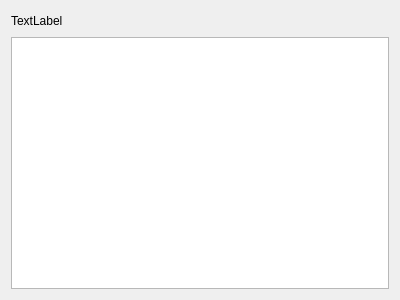
<?xml version="1.0" encoding="UTF-8"?>
<ui version="4.0">
 <class>DBMWOutPanel</class>
 <widget class="QWidget" name="DBMWOutPanel">
  <property name="geometry">
   <rect>
    <x>0</x>
    <y>0</y>
    <width>400</width>
    <height>300</height>
   </rect>
  </property>
  <property name="windowTitle">
   <string>DBMWOutPanel</string>
  </property>
  <layout class="QVBoxLayout" name="verticalLayout">
   <item>
    <layout class="QHBoxLayout" name="horizontalLayout">
     <item>
      <widget class="QLabel" name="label">
       <property name="text">
        <string>TextLabel</string>
       </property>
      </widget>
     </item>
     <item>
      <spacer name="horizontalSpacer">
       <property name="orientation">
        <enum>Qt::Horizontal</enum>
       </property>
       <property name="sizeHint" stdset="0">
        <size>
         <width>40</width>
         <height>20</height>
        </size>
       </property>
      </spacer>
     </item>
    </layout>
   </item>
   <item>
    <widget class="QListWidget" name="listWidget"/>
   </item>
  </layout>
 </widget>
 <resources/>
 <connections/>
</ui>
